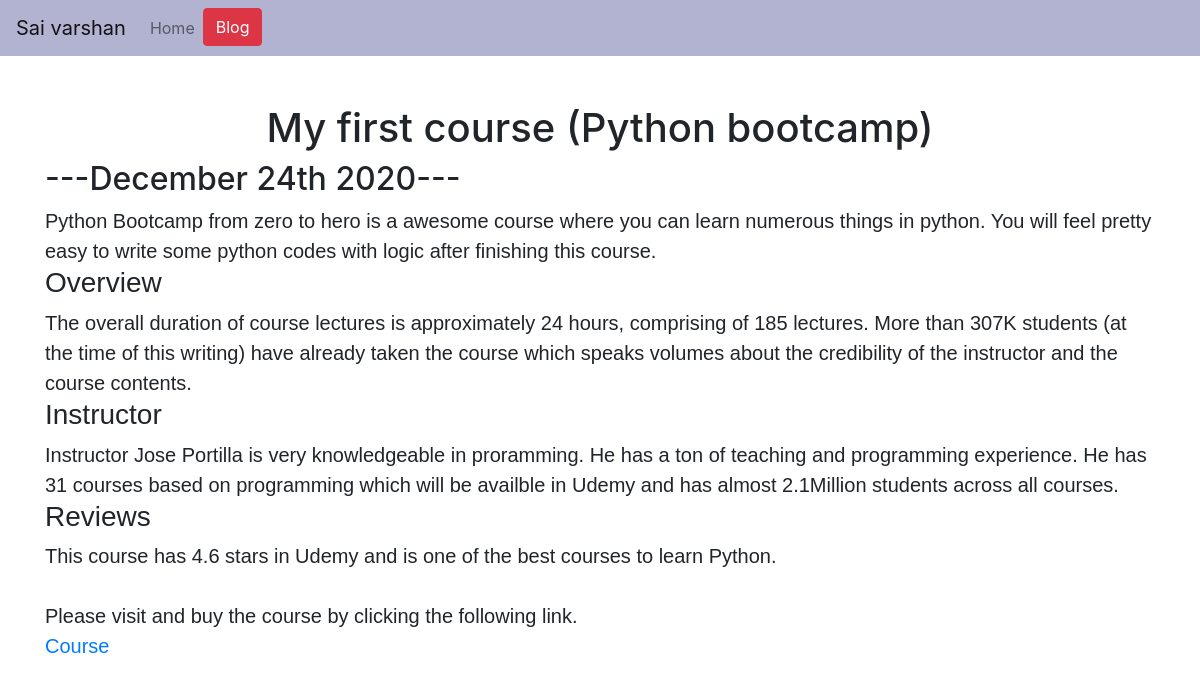
Page /blog/3 on the committed database.
### blog/models.py (models this page shows)
class Blog(models.Model):
    title = models.CharField(max_length=200)
    date = models.DateField()
    description = models.TextField()

### blog/views.py (the view)
# urls.py: path('<int:blog_id>',views.detail,name='detail'),
def detail(request,blog_id):
    blog = get_object_or_404(Blog, pk=blog_id)
    return render(request,'blog/detail.html',{'blog':blog})

### blog/templates/blog/detail.html
{% extends 'port_folio/base.html' %}
{% block body_block %}
<h1 class="text-center mt-5" id='blogdetailtitle' >{{blog.title}}</h1>
<h2>---{{ blog.date|date:'F jS Y'}}---</h2>
<div class="detail_description">
  {{ blog.description|safe}}
</div>
{% endblock %}

### port_folio/static/port_folio/styling.css (style rules this page uses)
.detail_description { font-size: 2em; }
.detail_description { font-family: 'Noto Sans JP', sans-serif; font-size: 20px; }
body { background-image: url(https://img.freepik.com/free-vector/abstract-hexagonal-white-background-design_1017-17583.jpg?size=626&ext=jpg); background-size: cover; background-color: lightblue; }

### rows in the picture
Blog: title "My first course (Python bootcamp)", date "December 24th 2020", description "Python Bootcamp from zero to hero is a awesome course where you can learn numerous things in python. You will feel pretty easy to write some python codes with logic after finishing this course. Overview The overall duration of course lectures is approximately 24 hours, comprising of 185 lectures. More than 307K students (at the time of this writing) have already taken the course which speaks volumes about the credibility of the instructor and the course contents. Instructor Instructor Jose Portilla is very knowledgeable in proramming. He has a ton of teaching and programming experience. He has 31 courses based on programming which will be availble in Udemy and has almost 2.1Million students…"
